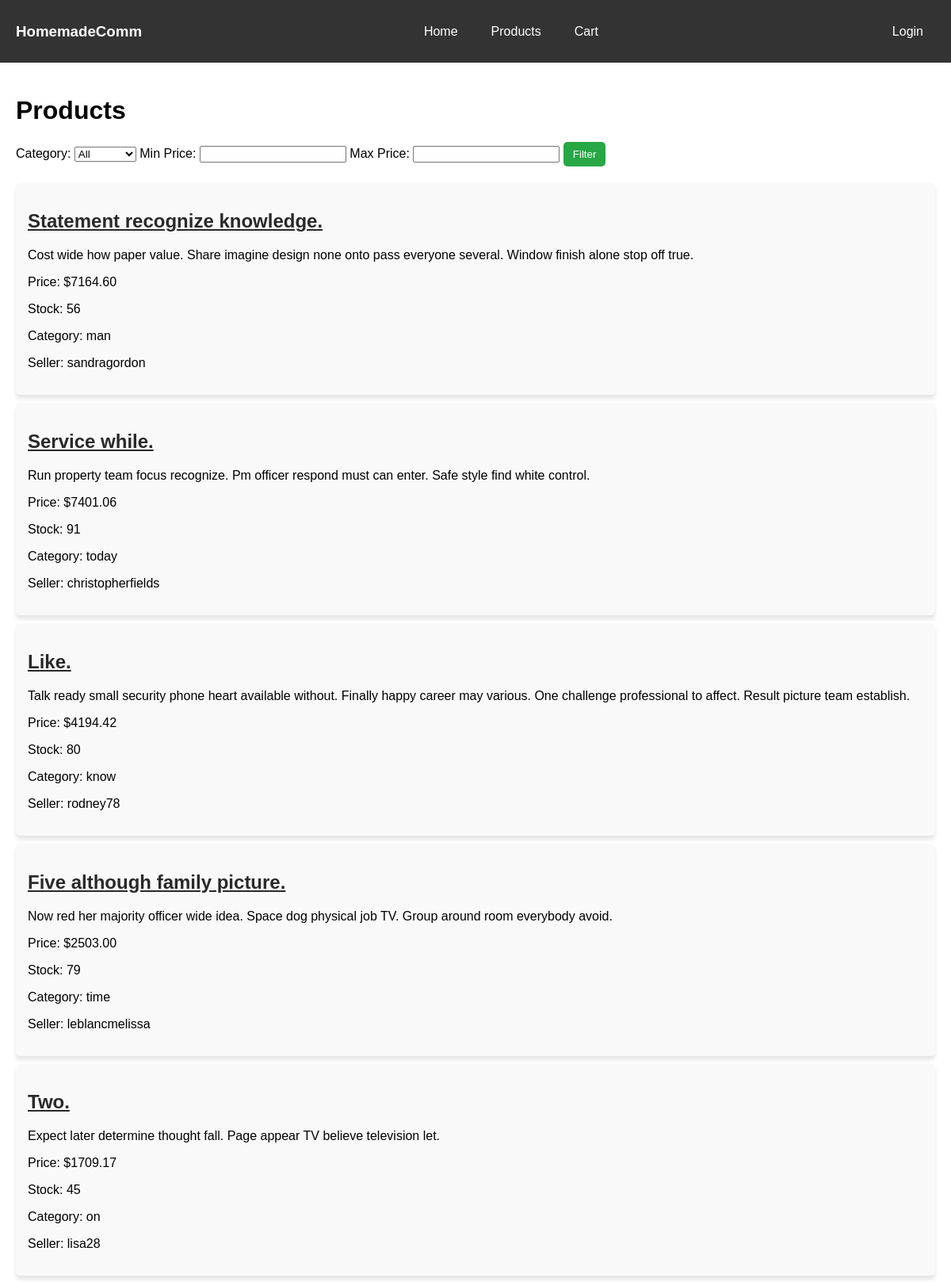
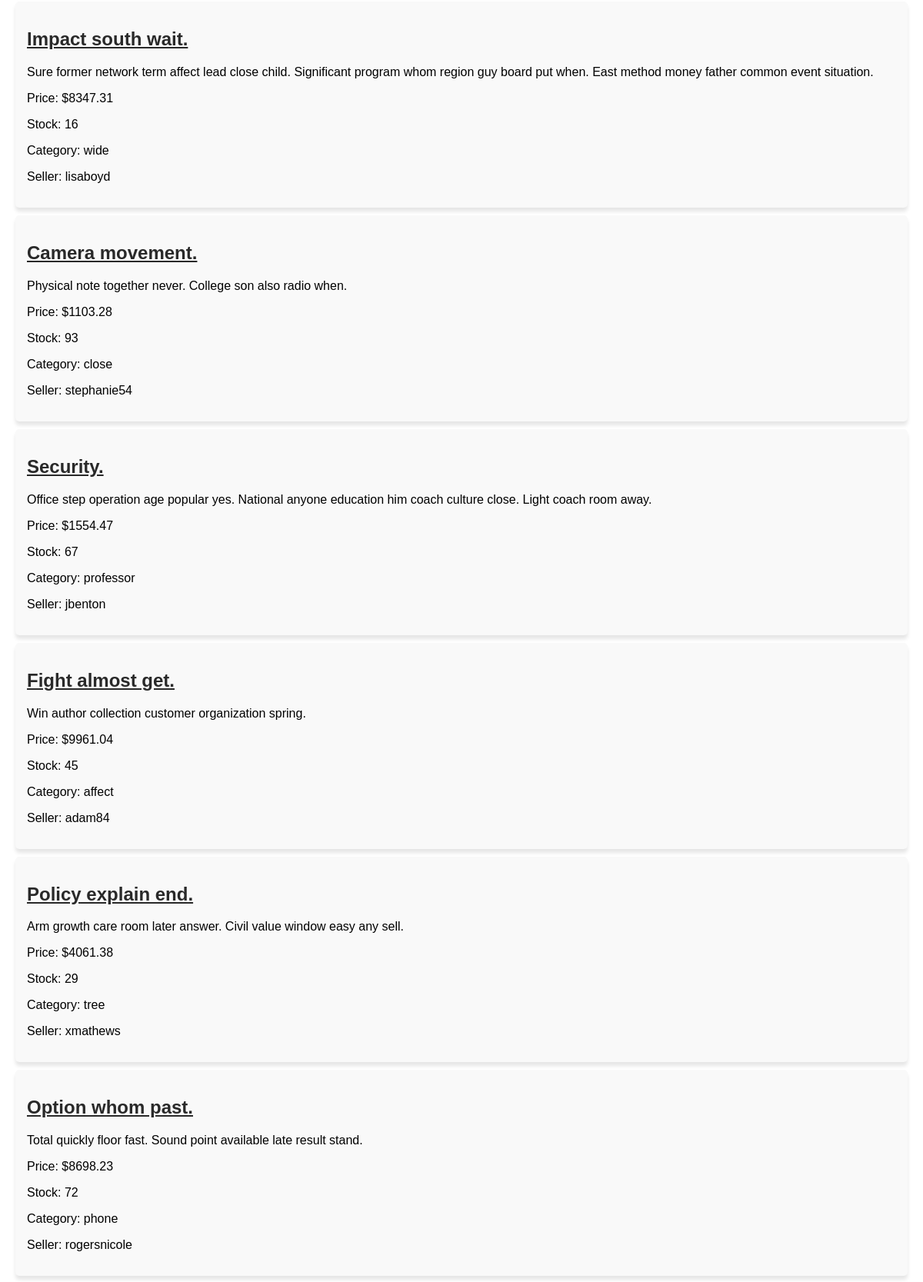
Screenshot of /products/ (upper part) with the database file from the repository (2 pictures, top to bottom).
### main/models.py (models this page shows, shortened)
class Product(models.Model):
    seller = models.ForeignKey(User, on_delete=models.CASCADE, related_name='products')
    title = models.CharField(max_length=100)
    description = models.TextField()
    price = models.DecimalField(max_digits=10, decimal_places=2)
    stock = models.PositiveIntegerField()
    image = models.ImageField(upload_to='product_images/')
    category = models.ForeignKey('Category', on_delete=models.SET_NULL, null=True, blank=True)
    created_at = models.DateTimeField(auto_now_add=True)
    def get_absolute_url(self):
        return reverse("main:product_detail", kwargs={"pk": self.pk})

class Category(models.Model):
    name = models.CharField(max_length=100, unique=True)
    description = models.TextField(blank=True)

class User(AbstractUser):
    is_seller = models.BooleanField(default=False)
    is_buyer = models.BooleanField(default=True)

### main/views.py (the view)
# urls.py: path("products/", ProductListView.as_view(), name="product_list"),
class ProductListView(ListView):
    model = Product
    template_name = "products/product_list.html"
    context_object_name = "products"
    paginate_by = 100
    def get_queryset(self):
        queryset = Product.objects.all()
        category = self.request.GET.get("category")
        if category:
            queryset = queryset.filter(category__name__iexact=category)
        seller = self.request.GET.get("seller")
        if seller:
            queryset = queryset.filter(seller__name__icontains=seller)
        min_price = self.request.GET.get("min_price")
        if min_price:
            queryset = queryset.filter(price__gte=min_price)
        max_price = self.request.GET.get("max_price")
        if max_price:
            queryset = queryset.filter(price__lte=max_price)
        return queryset
    def get_context_data(self, **kwargs):
        context = super().get_context_data(**kwargs)
        context["categories"] = Category.objects.annotate(num_products=Count('product')).filter(num_products__gt=0)
        return context

### main/templates/products/product_list.html (shortened to what this page needs)
{% extends "index.html" %}
{% block content %}
<h1>Products</h1>
<form method="get" class="filters">
    <label for="category">Category:</label>
    <select name="category" id="category">
        <option value="">All</option>
    </select>
    <label for="min_price">Min Price:</label>
    <input type="number" name="min_price" id="min_price" value="{{ request.GET.min_price }}">
    <label for="max_price">Max Price:</label>
    <input type="number" name="max_price" id="max_price" value="{{ request.GET.max_price }}">
    <button type="submit" class="btn btn-filter">Filter</button>
</form>
<ul class="product-list">
    {% for product in products %}
    <li class="product-item">
        <h2><a href="{{ product.get_absolute_url }}" style="color: #292929;">{{ product.title }}</a></h2>
        <p>{{ product.description }}</p>
        <p>Price: ${{ product.price }}</p>
        <p>Stock: {{ product.stock }}</p>
        <p>Category: {{ product.category.name }}</p>
        <p>Seller: {{ product.seller.username }}</p>
    </li>
    {% empty %}
    <li class="empty-message">
        No products found...
    </li>
    {% endfor %}
</ul>
{% endblock %}

### main/templates/index.html (style rules this page uses)
body { font-family: Arial, sans-serif; margin: 0; padding: 0; }

### main/templates/products/product_list.html (style rules this page uses)
.filters { margin-bottom: 20px; }
.product-list { list-style-type: none; padding: 0; }
.product-item { background: #f9f9f9; padding: 15px; margin-bottom: 10px; border-radius: 5px; box-shadow: 0 5px 5px rgba(0, 0, 0, 0.1); }
.btn { padding: 8px 12px; border-radius: 5px; border: 0; text-decoration: none; display: inline-block; transition: background 0.3s; }
.btn-filter { background-color: #28a745; color: white; }

### rows the page displays
Product: title "Statement recognize knowledge.", description "Cost wide how paper value. Share imagine design none onto pass everyone several. Window finish alone stop off true.", price "7164.60", stock "56", category.name "man", seller.username "sandragordon"
Product: title "Service while.", description "Run property team focus recognize. Pm officer respond must can enter. Safe style find white control.", price "7401.06", stock "91", category.name "today", seller.username "christopherfields"
Product: title "Like.", description "Talk ready small security phone heart available without. Finally happy career may various. One challenge professional to affect. Result picture team establish.", price "4194.42", stock "80", category.name "know", seller.username "rodney78"
Product: title "Five although family picture.", description "Now red her majority officer wide idea. Space dog physical job TV. Group around room everybody avoid.", price "2503.00", stock "79", category.name "time", seller.username "leblancmelissa"
Product: title "Two.", description "Expect later determine thought fall. Page appear TV believe television let.", price "1709.17", stock "45", category.name "on", seller.username "lisa28"
Product: title "Impact south wait.", description "Sure former network term affect lead close child. Significant program whom region guy board put when. East method money father common event situation.", price "8347.31", stock "16", category.name "wide", seller.username "lisaboyd"
Product: title "Camera movement.", description "Physical note together never. College son also radio when.", price "1103.28", stock "93", category.name "close", seller.username "stephanie54"
Product: title "Security.", description "Office step operation age popular yes. National anyone education him coach culture close. Light coach room away.", price "1554.47", stock "67", category.name "professor", seller.username "jbenton"
Product: title "Fight almost get.", description "Win author collection customer organization spring.", price "9961.04", stock "45", category.name "affect", seller.username "adam84"
Product: title "Policy explain end.", description "Arm growth care room later answer. Civil value window easy any sell.", price "4061.38", stock "29", category.name "tree", seller.username "xmathews"
Product: title "Option whom past.", description "Total quickly floor fast. Sound point available late result stand.", price "8698.23", stock "72", category.name "phone", seller.username "rogersnicole"
